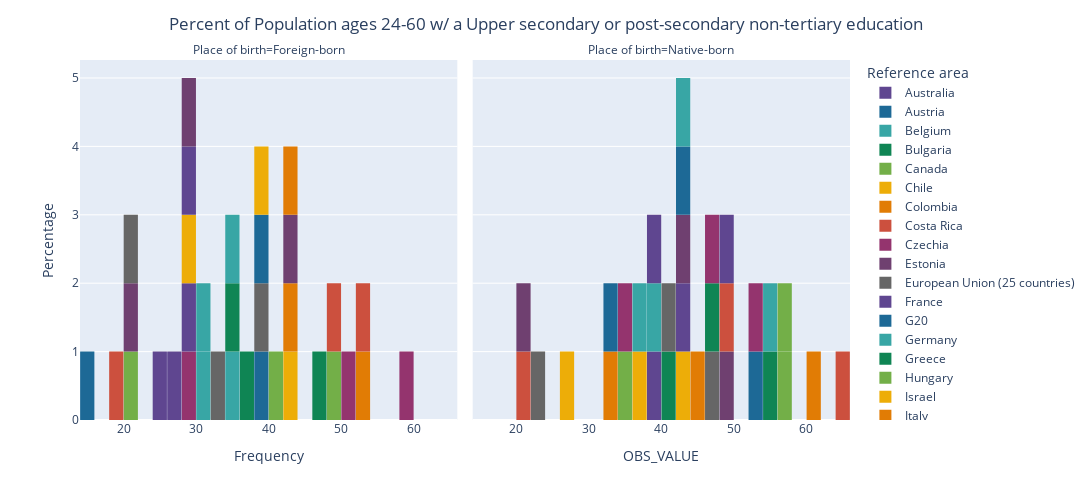

The code cell stored with this chart in its notebook:
### Code cell
fig = px.histogram(DF_S,
                 x='OBS_VALUE',
                 nbins=30,
                 facet_col= 'Place of birth',
                 facet_col_wrap=2,
                  color='Reference area',
                  color_discrete_sequence=px.colors.qualitative.Prism)

fig.update_layout(bargap=0.02,
                  title='Percent of Population ages 24-60 w/ a Upper secondary or post-secondary non-tertiary education',
                  title_x=0.5,
                  xaxis_title="Frequency",
                  yaxis_title="Percentage",
                  autosize=False,
                  width=1200,
                  height=500)

fig.show()

### Figure 1 — Plotly figure (JSON) as saved in the notebook; plotly's stock layout.template omitted (floating-point values rounded to 4 significant figures)
{"data": [{"alignmentgroup": "True", "bingroup": "x", "hovertemplate": "Reference area=Australia<br>Place of birth=Foreign-born<br>OBS_VALUE=%{x}<br>count=%{y}<extra></extra>", "legendgroup": "Australia", "marker": {"color": "rgb(95, 70, 144)", "pattern": {"shape": ""}}, "name": "Australia", "nbinsx": 30, "offsetgroup": "Australia", "orientation": "v", "showlegend": true, "type": "histogram", "x": [24.16], "xaxis": "x", "yaxis": "y"}, {"alignmentgroup": "True", "bingroup": "x", "hovertemplate": "Reference area=Australia<br>Place of birth=Native-born<br>OBS_VALUE=%{x}<br>count=%{y}<extra></extra>", "legendgroup": "Australia", "marker": {"color": "rgb(95, 70, 144)", "pattern": {"shape": ""}}, "name": "Australia", "nbinsx": 30, "offsetgroup": "Australia", "orientation": "v", "showlegend": false, "type": "histogram", "x": [38.77], "xaxis": "x2", "yaxis": "y2"}, {"alignmentgroup": "True", "bingroup": "x", "hovertemplate": "Reference area=Austria<br>Place of birth=Foreign-born<br>OBS_VALUE=%{x}<br>count=%{y}<extra></extra>", "legendgroup": "Austria", "marker": {"color": "rgb(29, 105, 150)", "pattern": {"shape": ""}}, "name": "Austria", "nbinsx": 30, "offsetgroup": "Austria", "orientation": "v", "showlegend": true, "type": "histogram", "x": [39.64], "xaxis": "x", "yaxis": "y"}, {"alignmentgroup": "True", "bingroup": "x", "hovertemplate": "Reference area=Austria<br>Place of birth=Native-born<br>OBS_VALUE=%{x}<br>count=%{y}<extra></extra>", "legendgroup": "Austria", "marker": {"color": "rgb(29, 105, 150)", "pattern": {"shape": ""}}, "name": "Austria", "nbinsx": 30, "offsetgroup": "Austria", "orientation": "v", "showlegend": false, "type": "histogram", "x": [53.13], "xaxis": "x2", "yaxis": "y2"}, {"alignmentgroup": "True", "bingroup": "x", "hovertemplate": "Reference area=Belgium<br>Place of birth=Foreign-born<br>OBS_VALUE=%{x}<br>count=%{y}<extra></extra>", "legendgroup": "Belgium", "marker": {"color": "rgb(56, 166, 165)", "pattern": {"shape": ""}}, "name": "Belgium", "nbinsx": 30, "offsetgroup": "Belgium", "orientation": "v", "showlegend": true, "type": "histogram", "x": [30.66], "xaxis": "x", "yaxis": "y"}, {"alignmentgroup": "True", "bingroup": "x", "hovertemplate": "Reference area=Belgium<br>Place of birth=Native-born<br>OBS_VALUE=%{x}<br>count=%{y}<extra></extra>", "legendgroup": "Belgium", "marker": {"color": "rgb(56, 166, 165)", "pattern": {"shape": ""}}, "name": "Belgium", "nbinsx": 30, "offsetgroup": "Belgium", "orientation": "v", "showlegend": false, "type": "histogram", "x": [39.4], "xaxis": "x2", "yaxis": "y2"}, {"alignmentgroup": "True", "bingroup": "x", "hovertemplate": "Reference area=Bulgaria<br>Place of birth=Foreign-born<br>OBS_VALUE=%{x}<br>count=%{y}<extra></extra>", "legendgroup": "Bulgaria", "marker": {"color": "rgb(15, 133, 84)", "pattern": {"shape": ""}}, "name": "Bulgaria", "nbinsx": 30, "offsetgroup": "Bulgaria", "orientation": "v", "showlegend": true, "type": "histogram", "x": [37.58], "xaxis": "x", "yaxis": "y"}, {"alignmentgroup": "True", "bingroup": "x", "hovertemplate": "Reference area=Bulgaria<br>Place of birth=Native-born<br>OBS_VALUE=%{x}<br>count=%{y}<extra></extra>", "legendgroup": "Bulgaria", "marker": {"color": "rgb(15, 133, 84)", "pattern": {"shape": ""}}, "name": "Bulgaria", "nbinsx": 30, "offsetgroup": "Bulgaria", "orientation": "v", "showlegend": false, "type": "histogram", "x": [54.8], "xaxis": "x2", "yaxis": "y2"}, {"alignmentgroup": "True", "bingroup": "x", "hovertemplate": "Reference area=Canada<br>Place of birth=Foreign-born<br>OBS_VALUE=%{x}<br>count=%{y}<extra></extra>", "legendgroup": "Canada", "marker": {"color": "rgb(115, 175, 72)", "pattern": {"shape": ""}}, "name": "Canada", "nbinsx": 30, "offsetgroup": "Canada", "orientation": "v", "showlegend": true, "type": "histogram", "x": [20.97], "xaxis": "x", "yaxis": "y"}, {"alignmentgroup": "True", "bingroup": "x", "hovertemplate": "Reference area=Canada<br>Place of birth=Native-born<br>OBS_VALUE=%{x}<br>count=%{y}<extra></extra>", "legendgroup": "Canada", "marker": {"color": "rgb(115, 175, 72)", "pattern": {"shape": ""}}, "name": "Canada", "nbinsx": 30, "offsetgroup": "Canada", "orientation": "v", "showlegend": false, "type": "histogram", "x": [34.38], "xaxis": "x2", "yaxis": "y2"}, {"alignmentgroup": "True", "bingroup": "x", "hovertemplate": "Reference area=Chile<br>Place of birth=Foreign-born<br>OBS_VALUE=%{x}<br>count=%{y}<extra></extra>", "legendgroup": "Chile", "marker": {"color": "rgb(237, 173, 8)", "pattern": {"shape": ""}}, "name": "Chile", "nbinsx": 30, "offsetgroup": "Chile", "orientation": "v", "showlegend": true, "type": "histogram", "x": [42.63], "xaxis": "x", "yaxis": "y"}, {"alignmentgroup": "True", "bingroup": "x", "hovertemplate": "Reference area=Chile<br>Place of birth=Native-born<br>OBS_VALUE=%{x}<br>count=%{y}<extra></extra>", "legendgroup": "Chile", "marker": {"color": "rgb(237, 173, 8)", "pattern": {"shape": ""}}, "name": "Chile", "nbinsx": 30, "offsetgroup": "Chile", "orientation": "v", "showlegend": false, "type": "histogram", "x": [42.03], "xaxis": "x2", "yaxis": "y2"}, {"alignmentgroup": "True", "bingroup": "x", "hovertemplate": "Reference area=Colombia<br>Place of birth=Foreign-born<br>OBS_VALUE=%{x}<br>count=%{y}<extra></extra>", "legendgroup": "Colombia", "marker": {"color": "rgb(225, 124, 5)", "pattern": {"shape": ""}}, "name": "Colombia", "nbinsx": 30, "offsetgroup": "Colombia", "orientation": "v", "showlegend": true, "type": "histogram", "x": [42.85], "xaxis": "x", "yaxis": "y"}, {"alignmentgroup": "True", "bingroup": "x", "hovertemplate": "Reference area=Colombia<br>Place of birth=Native-born<br>OBS_VALUE=%{x}<br>count=%{y}<extra></extra>", "legendgroup": "Colombia", "marker": {"color": "rgb(225, 124, 5)", "pattern": {"shape": ""}}, "name": "Colombia", "nbinsx": 30, "offsetgroup": "Colombia", "orientation": "v", "showlegend": false, "type": "histogram", "x": [33.87], "xaxis": "x2", "yaxis": "y2"}, {"alignmentgroup": "True", "bingroup": "x", "hovertemplate": "Reference area=Costa Rica<br>Place of birth=Foreign-born<br>OBS_VALUE=%{x}<br>count=%{y}<extra></extra>", "legendgroup": "Costa Rica", "marker": {"color": "rgb(204, 80, 62)", "pattern": {"shape": ""}}, "name": "Costa Rica", "nbinsx": 30, "offsetgroup": "Costa Rica", "orientation": "v", "showlegend": true, "type": "histogram", "x": [19.73], "xaxis": "x", "yaxis": "y"}, {"alignmentgroup": "True", "bingroup": "x", "hovertemplate": "Reference area=Costa Rica<br>Place of birth=Native-born<br>OBS_VALUE=%{x}<br>count=%{y}<extra></extra>", "legendgroup": "Costa Rica", "marker": {"color": "rgb(204, 80, 62)", "pattern": {"shape": ""}}, "name": "Costa Rica", "nbinsx": 30, "offsetgroup": "Costa Rica", "orientation": "v", "showlegend": false, "type": "histogram", "x": [20.26], "xaxis": "x2", "yaxis": "y2"}, {"alignmentgroup": "True", "bingroup": "x", "hovertemplate": "Reference area=Czechia<br>Place of birth=Foreign-born<br>OBS_VALUE=%{x}<br>count=%{y}<extra></extra>", "legendgroup": "Czechia", "marker": {"color": "rgb(148, 52, 110)", "pattern": {"shape": ""}}, "name": "Czechia", "nbinsx": 30, "offsetgroup": "Czechia", "orientation": "v", "showlegend": true, "type": "histogram", "x": [28.75], "xaxis": "x", "yaxis": "y"}, {"alignmentgroup": "True", "bingroup": "x", "hovertemplate": "Reference area=Czechia<br>Place of birth=Native-born<br>OBS_VALUE=%{x}<br>count=%{y}<extra></extra>", "legendgroup": "Czechia", "marker": {"color": "rgb(148, 52, 110)", "pattern": {"shape": ""}}, "name": "Czechia", "nbinsx": 30, "offsetgroup": "Czechia", "orientation": "v", "showlegend": false, "type": "histogram", "x": [35.48], "xaxis": "x2", "yaxis": "y2"}, {"alignmentgroup": "True", "bingroup": "x", "hovertemplate": "Reference area=Estonia<br>Place of birth=Foreign-born<br>OBS_VALUE=%{x}<br>count=%{y}<extra></extra>", "legendgroup": "Estonia", "marker": {"color": "rgb(111, 64, 112)", "pattern": {"shape": ""}}, "name": "Estonia", "nbinsx": 30, "offsetgroup": "Estonia", "orientation": "v", "showlegend": true, "type": "histogram", "x": [43.77], "xaxis": "x", "yaxis": "y"}, {"alignmentgroup": "True", "bingroup": "x", "hovertemplate": "Reference area=Estonia<br>Place of birth=Native-born<br>OBS_VALUE=%{x}<br>count=%{y}<extra></extra>", "legendgroup": "Estonia", "marker": {"color": "rgb(111, 64, 112)", "pattern": {"shape": ""}}, "name": "Estonia", "nbinsx": 30, "offsetgroup": "Estonia", "orientation": "v", "showlegend": false, "type": "histogram", "x": [48.37], "xaxis": "x2", "yaxis": "y2"}, {"alignmentgroup": "True", "bingroup": "x", "hovertemplate": "Reference area=European Union (25 countries)<br>Place of birth=Foreign-born<br>OBS_VALUE=%{x}<br>count=%{y}<extra></extra>", "legendgroup": "European Union (25 countries)", "marker": {"color": "rgb(102, 102, 102)", "pattern": {"shape": ""}}, "name": "European Union (25 countries)", "nbinsx": 30, "offsetgroup": "European Union (25 countries)", "orientation": "v", "showlegend": true, "type": "histogram", "x": [39.59], "xaxis": "x", "yaxis": "y"}, {"alignmentgroup": "True", "bingroup": "x", "hovertemplate": "Reference area=European Union (25 countries)<br>Place of birth=Native-born<br>OBS_VALUE=%{x}<br>count=%{y}<extra></extra>", "legendgroup": "European Union (25 countries)", "marker": {"color": "rgb(102, 102, 102)", "pattern": {"shape": ""}}, "name": "European Union (25 countries)", "nbinsx": 30, "offsetgroup": "European Union (25 countries)", "orientation": "v", "showlegend": false, "type": "histogram", "x": [46.89], "xaxis": "x2", "yaxis": "y2"}, {"alignmentgroup": "True", "bingroup": "x", "hovertemplate": "Reference area=France<br>Place of birth=Foreign-born<br>OBS_VALUE=%{x}<br>count=%{y}<extra></extra>", "legendgroup": "France", "marker": {"color": "rgb(95, 70, 144)", "pattern": {"shape": ""}}, "name": "France", "nbinsx": 30, "offsetgroup": "France", "orientation": "v", "showlegend": true, "type": "histogram", "x": [28.79], "xaxis": "x", "yaxis": "y"}, {"alignmentgroup": "True", "bingroup": "x", "hovertemplate": "Reference area=France<br>Place of birth=Native-born<br>OBS_VALUE=%{x}<br>count=%{y}<extra></extra>", "legendgroup": "France", "marker": {"color": "rgb(95, 70, 144)", "pattern": {"shape": ""}}, "name": "France", "nbinsx": 30, "offsetgroup": "France", "orientation": "v", "showlegend": false, "type": "histogram", "x": [43.53], "xaxis": "x2", "yaxis": "y2"}, {"alignmentgroup": "True", "bingroup": "x", "hovertemplate": "Reference area=G20<br>Place of birth=Foreign-born<br>OBS_VALUE=%{x}<br>count=%{y}<extra></extra>", "legendgroup": "G20", "marker": {"color": "rgb(29, 105, 150)", "pattern": {"shape": ""}}, "name": "G20", "nbinsx": 30, "offsetgroup": "G20", "orientation": "v", "showlegend": true, "type": "histogram", "x": [null], "xaxis": "x", "yaxis": "y"}, {"alignmentgroup": "True", "bingroup": "x", "hovertemplate": "Reference area=G20<br>Place of birth=Native-born<br>OBS_VALUE=%{x}<br>count=%{y}<extra></extra>", "legendgroup": "G20", "marker": {"color": "rgb(29, 105, 150)", "pattern": {"shape": ""}}, "name": "G20", "nbinsx": 30, "offsetgroup": "G20", "orientation": "v", "showlegend": false, "type": "histogram", "x": [null], "xaxis": "x2", "yaxis": "y2"}, {"alignmentgroup": "True", "bingroup": "x", "hovertemplate": "Reference area=Germany<br>Place of birth=Foreign-born<br>OBS_VALUE=%{x}<br>count=%{y}<extra></extra>", "legendgroup": "Germany", "marker": {"color": "rgb(56, 166, 165)", "pattern": {"shape": ""}}, "name": "Germany", "nbinsx": 30, "offsetgroup": "Germany", "orientation": "v", "showlegend": true, "type": "histogram", "x": [34.98], "xaxis": "x", "yaxis": "y"}, {"alignmentgroup": "True", "bingroup": "x", "hovertemplate": "Reference area=Germany<br>Place of birth=Native-born<br>OBS_VALUE=%{x}<br>count=%{y}<extra></extra>", "legendgroup": "Germany", "marker": {"color": "rgb(56, 166, 165)", "pattern": {"shape": ""}}, "name": "Germany", "nbinsx": 30, "offsetgroup": "Germany", "orientation": "v", "showlegend": false, "type": "histogram", "x": [54.76], "xaxis": "x2", "yaxis": "y2"}, {"alignmentgroup": "True", "bingroup": "x", "hovertemplate": "Reference area=Greece<br>Place of birth=Foreign-born<br>OBS_VALUE=%{x}<br>count=%{y}<extra></extra>", "legendgroup": "Greece", "marker": {"color": "rgb(15, 133, 84)", "pattern": {"shape": ""}}, "name": "Greece", "nbinsx": 30, "offsetgroup": "Greece", "orientation": "v", "showlegend": true, "type": "histogram", "x": [47.87], "xaxis": "x", "yaxis": "y"}, {"alignmentgroup": "True", "bingroup": "x", "hovertemplate": "Reference area=Greece<br>Place of birth=Native-born<br>OBS_VALUE=%{x}<br>count=%{y}<extra></extra>", "legendgroup": "Greece", "marker": {"color": "rgb(15, 133, 84)", "pattern": {"shape": ""}}, "name": "Greece", "nbinsx": 30, "offsetgroup": "Greece", "orientation": "v", "showlegend": false, "type": "histogram", "x": [46.31], "xaxis": "x2", "yaxis": "y2"}, {"alignmentgroup": "True", "bingroup": "x", "hovertemplate": "Reference area=Hungary<br>Place of birth=Foreign-born<br>OBS_VALUE=%{x}<br>count=%{y}<extra></extra>", "legendgroup": "Hungary", "marker": {"color": "rgb(115, 175, 72)", "pattern": {"shape": ""}}, "name": "Hungary", "nbinsx": 30, "offsetgroup": "Hungary", "orientation": "v", "showlegend": true, "type": "histogram", "x": [48.99], "xaxis": "x", "yaxis": "y"}, {"alignmentgroup": "True", "bingroup": "x", "hovertemplate": "Reference area=Hungary<br>Place of birth=Native-born<br>OBS_VALUE=%{x}<br>count=%{y}<extra></extra>", "legendgroup": "Hungary", "marker": {"color": "rgb(115, 175, 72)", "pattern": {"shape": ""}}, "name": "Hungary", "nbinsx": 30, "offsetgroup": "Hungary", "orientation": "v", "showlegend": false, "type": "histogram", "x": [57.84], "xaxis": "x2", "yaxis": "y2"}, {"alignmentgroup": "True", "bingroup": "x", "hovertemplate": "Reference area=Israel<br>Place of birth=Foreign-born<br>OBS_VALUE=%{x}<br>count=%{y}<extra></extra>", "legendgroup": "Israel", "marker": {"color": "rgb(237, 173, 8)", "pattern": {"shape": ""}}, "name": "Israel", "nbinsx": 30, "offsetgroup": "Israel", "orientation": "v", "showlegend": true, "type": "histogram", "x": [29.94], "xaxis": "x", "yaxis": "y"}, {"alignmentgroup": "True", "bingroup": "x", "hovertemplate": "Reference area=Israel<br>Place of birth=Native-born<br>OBS_VALUE=%{x}<br>count=%{y}<extra></extra>", "legendgroup": "Israel", "marker": {"color": "rgb(237, 173, 8)", "pattern": {"shape": ""}}, "name": "Israel", "nbinsx": 30, "offsetgroup": "Israel", "orientation": "v", "showlegend": false, "type": "histogram", "x": [37.17], "xaxis": "x2", "yaxis": "y2"}, {"alignmentgroup": "True", "bingroup": "x", "hovertemplate": "Reference area=Italy<br>Place of birth=Foreign-born<br>OBS_VALUE=%{x}<br>count=%{y}<extra></extra>", "legendgroup": "Italy", "marker": {"color": "rgb(225, 124, 5)", "pattern": {"shape": ""}}, "name": "Italy", "nbinsx": 30, "offsetgroup": "Italy", "orientation": "v", "showlegend": true, "type": "histogram", "x": [42.59], "xaxis": "x", "yaxis": "y"}, {"alignmentgroup": "True", "bingroup": "x", "hovertemplate": "Reference area=Italy<br>Place of birth=Native-born<br>OBS_VALUE=%{x}<br>count=%{y}<extra></extra>", "legendgroup": "Italy", "marker": {"color": "rgb(225, 124, 5)", "pattern": {"shape": ""}}, "name": "Italy", "nbinsx": 30, "offsetgroup": "Italy", "orientation": "v", "showlegend": false, "type": "histogram", "x": [44.14], "xaxis": "x2", "yaxis": "y2"}, {"alignmentgroup": "True", "bingroup": "x", "hovertemplate": "Reference area=Latvia<br>Place of birth=Foreign-born<br>OBS_VALUE=%{x}<br>count=%{y}<extra></extra>", "legendgroup": "Latvia", "marker": {"color": "rgb(204, 80, 62)", "pattern": {"shape": ""}}, "name": "Latvia", "nbinsx": 30, "offsetgroup": "Latvia", "orientation": "v", "showlegend": true, "type": "histogram", "x": [49.98], "xaxis": "x", "yaxis": "y"}, {"alignmentgroup": "True", "bingroup": "x", "hovertemplate": "Reference area=Latvia<br>Place of birth=Native-born<br>OBS_VALUE=%{x}<br>count=%{y}<extra></extra>", "legendgroup": "Latvia", "marker": {"color": "rgb(204, 80, 62)", "pattern": {"shape": ""}}, "name": "Latvia", "nbinsx": 30, "offsetgroup": "Latvia", "orientation": "v", "showlegend": false, "type": "histogram", "x": [49.67], "xaxis": "x2", "yaxis": "y2"}, {"alignmentgroup": "True", "bingroup": "x", "hovertemplate": "Reference area=Lithuania<br>Place of birth=Foreign-born<br>OBS_VALUE=%{x}<br>count=%{y}<extra></extra>", "legendgroup": "Lithuania", "marker": {"color": "rgb(148, 52, 110)", "pattern": {"shape": ""}}, "name": "Lithuania", "nbinsx": 30, "offsetgroup": "Lithuania", "orientation": "v", "showlegend": true, "type": "histogram", "x": [50.44], "xaxis": "x", "yaxis": "y"}, {"alignmentgroup": "True", "bingroup": "x", "hovertemplate": "Reference area=Lithuania<br>Place of birth=Native-born<br>OBS_VALUE=%{x}<br>count=%{y}<extra></extra>", "legendgroup": "Lithuania", "marker": {"color": "rgb(148, 52, 110)", "pattern": {"shape": ""}}, "name": "Lithuania", "nbinsx": 30, "offsetgroup": "Lithuania", "orientation": "v", "showlegend": false, "type": "histogram", "x": [46.34], "xaxis": "x2", "yaxis": "y2"}, {"alignmentgroup": "True", "bingroup": "x", "hovertemplate": "Reference area=Luxembourg<br>Place of birth=Foreign-born<br>OBS_VALUE=%{x}<br>count=%{y}<extra></extra>", "legendgroup": "Luxembourg", "marker": {"color": "rgb(111, 64, 112)", "pattern": {"shape": ""}}, "name": "Luxembourg", "nbinsx": 30, "offsetgroup": "Luxembourg", "orientation": "v", "showlegend": true, "type": "histogram", "x": [21.12], "xaxis": "x", "yaxis": "y"}, {"alignmentgroup": "True", "bingroup": "x", "hovertemplate": "Reference area=Luxembourg<br>Place of birth=Native-born<br>OBS_VALUE=%{x}<br>count=%{y}<extra></extra>", "legendgroup": "Luxembourg", "marker": {"color": "rgb(111, 64, 112)", "pattern": {"shape": ""}}, "name": "Luxembourg", "nbinsx": 30, "offsetgroup": "Luxembourg", "orientation": "v", "showlegend": false, "type": "histogram", "x": [43.25], "xaxis": "x2", "yaxis": "y2"}, {"alignmentgroup": "True", "bingroup": "x", "hovertemplate": "Reference area=Mexico<br>Place of birth=Foreign-born<br>OBS_VALUE=%{x}<br>count=%{y}<extra></extra>", "legendgroup": "Mexico", "marker": {"color": "rgb(102, 102, 102)", "pattern": {"shape": ""}}, "name": "Mexico", "nbinsx": 30, "offsetgroup": "Mexico", "orientation": "v", "showlegend": true, "type": "histogram", "x": [32.67], "xaxis": "x", "yaxis": "y"}, {"alignmentgroup": "True", "bingroup": "x", "hovertemplate": "Reference area=Mexico<br>Place of birth=Native-born<br>OBS_VALUE=%{x}<br>count=%{y}<extra></extra>", "legendgroup": "Mexico", "marker": {"color": "rgb(102, 102, 102)", "pattern": {"shape": ""}}, "name": "Mexico", "nbinsx": 30, "offsetgroup": "Mexico", "orientation": "v", "showlegend": false, "type": "histogram", "x": [23.43], "xaxis": "x2", "yaxis": "y2"}, {"alignmentgroup": "True", "bingroup": "x", "hovertemplate": "Reference area=Netherlands<br>Place of birth=Foreign-born<br>OBS_VALUE=%{x}<br>count=%{y}<extra></extra>", "legendgroup": "Netherlands", "marker": {"color": "rgb(95, 70, 144)", "pattern": {"shape": ""}}, "name": "Netherlands", "nbinsx": 30, "offsetgroup": "Netherlands", "orientation": "v", "showlegend": true, "type": "histogram", "x": [28.99], "xaxis": "x", "yaxis": "y"}, {"alignmentgroup": "True", "bingroup": "x", "hovertemplate": "Reference area=Netherlands<br>Place of birth=Native-born<br>OBS_VALUE=%{x}<br>count=%{y}<extra></extra>", "legendgroup": "Netherlands", "marker": {"color": "rgb(95, 70, 144)", "pattern": {"shape": ""}}, "name": "Netherlands", "nbinsx": 30, "offsetgroup": "Netherlands", "orientation": "v", "showlegend": false, "type": "histogram", "x": [39.95], "xaxis": "x2", "yaxis": "y2"}, {"alignmentgroup": "True", "bingroup": "x", "hovertemplate": "Reference area=New Zealand<br>Place of birth=Foreign-born<br>OBS_VALUE=%{x}<br>count=%{y}<extra></extra>", "legendgroup": "New Zealand", "marker": {"color": "rgb(29, 105, 150)", "pattern": {"shape": ""}}, "name": "New Zealand", "nbinsx": 30, "offsetgroup": "New Zealand", "orientation": "v", "showlegend": true, "type": "histogram", "x": [39.57], "xaxis": "x", "yaxis": "y"}, {"alignmentgroup": "True", "bingroup": "x", "hovertemplate": "Reference area=New Zealand<br>Place of birth=Native-born<br>OBS_VALUE=%{x}<br>count=%{y}<extra></extra>", "legendgroup": "New Zealand", "marker": {"color": "rgb(29, 105, 150)", "pattern": {"shape": ""}}, "name": "New Zealand", "nbinsx": 30, "offsetgroup": "New Zealand", "orientation": "v", "showlegend": false, "type": "histogram", "x": [42.07], "xaxis": "x2", "yaxis": "y2"}, {"alignmentgroup": "True", "bingroup": "x", "hovertemplate": "Reference area=Norway<br>Place of birth=Foreign-born<br>OBS_VALUE=%{x}<br>count=%{y}<extra></extra>", "legendgroup": "Norway", "marker": {"color": "rgb(56, 166, 165)", "pattern": {"shape": ""}}, "name": "Norway", "nbinsx": 30, "offsetgroup": "Norway", "orientation": "v", "showlegend": true, "type": "histogram", "x": [30.09], "xaxis": "x", "yaxis": "y"}, {"alignmentgroup": "True", "bingroup": "x", "hovertemplate": "Reference area=Norway<br>Place of birth=Native-born<br>OBS_VALUE=%{x}<br>count=%{y}<extra></extra>", "legendgroup": "Norway", "marker": {"color": "rgb(56, 166, 165)", "pattern": {"shape": ""}}, "name": "Norway", "nbinsx": 30, "offsetgroup": "Norway", "orientation": "v", "showlegend": false, "type": "histogram", "x": [36.28], "xaxis": "x2", "yaxis": "y2"}, {"alignmentgroup": "True", "bingroup": "x", "hovertemplate": "Reference area=OECD<br>Place of birth=Foreign-born<br>OBS_VALUE=%{x}<br>count=%{y}<extra></extra>", "legendgroup": "OECD", "marker": {"color": "rgb(15, 133, 84)", "pattern": {"shape": ""}}, "name": "OECD", "nbinsx": 30, "offsetgroup": "OECD", "orientation": "v", "showlegend": true, "type": "histogram", "x": [35.21], "xaxis": "x", "yaxis": "y"}, {"alignmentgroup": "True", "bingroup": "x", "hovertemplate": "Reference area=OECD<br>Place of birth=Native-born<br>OBS_VALUE=%{x}<br>count=%{y}<extra></extra>", "legendgroup": "OECD", "marker": {"color": "rgb(15, 133, 84)", "pattern": {"shape": ""}}, "name": "OECD", "nbinsx": 30, "offsetgroup": "OECD", "orientation": "v", "showlegend": false, "type": "histogram", "x": [41.98], "xaxis": "x2", "yaxis": "y2"}, {"alignmentgroup": "True", "bingroup": "x", "hovertemplate": "Reference area=Poland<br>Place of birth=Foreign-born<br>OBS_VALUE=%{x}<br>count=%{y}<extra></extra>", "legendgroup": "Poland", "marker": {"color": "rgb(115, 175, 72)", "pattern": {"shape": ""}}, "name": "Poland", "nbinsx": 30, "offsetgroup": "Poland", "orientation": "v", "showlegend": true, "type": "histogram", "x": [41.49], "xaxis": "x", "yaxis": "y"}, {"alignmentgroup": "True", "bingroup": "x", "hovertemplate": "Reference area=Poland<br>Place of birth=Native-born<br>OBS_VALUE=%{x}<br>count=%{y}<extra></extra>", "legendgroup": "Poland", "marker": {"color": "rgb(115, 175, 72)", "pattern": {"shape": ""}}, "name": "Poland", "nbinsx": 30, "offsetgroup": "Poland", "orientation": "v", "showlegend": false, "type": "histogram", "x": [56.64], "xaxis": "x2", "yaxis": "y2"}, {"alignmentgroup": "True", "bingroup": "x", "hovertemplate": "Reference area=Portugal<br>Place of birth=Foreign-born<br>OBS_VALUE=%{x}<br>count=%{y}<extra></extra>", "legendgroup": "Portugal", "marker": {"color": "rgb(237, 173, 8)", "pattern": {"shape": ""}}, "name": "Portugal", "nbinsx": 30, "offsetgroup": "Portugal", "orientation": "v", "showlegend": true, "type": "histogram", "x": [39.39], "xaxis": "x", "yaxis": "y"}, {"alignmentgroup": "True", "bingroup": "x", "hovertemplate": "Reference area=Portugal<br>Place of birth=Native-born<br>OBS_VALUE=%{x}<br>count=%{y}<extra></extra>", "legendgroup": "Portugal", "marker": {"color": "rgb(237, 173, 8)", "pattern": {"shape": ""}}, "name": "Portugal", "nbinsx": 30, "offsetgroup": "Portugal", "orientation": "v", "showlegend": false, "type": "histogram", "x": [27.89], "xaxis": "x2", "yaxis": "y2"}, {"alignmentgroup": "True", "bingroup": "x", "hovertemplate": "Reference area=Romania<br>Place of birth=Foreign-born<br>OBS_VALUE=%{x}<br>count=%{y}<extra></extra>", "legendgroup": "Romania", "marker": {"color": "rgb(225, 124, 5)", "pattern": {"shape": ""}}, "name": "Romania", "nbinsx": 30, "offsetgroup": "Romania", "orientation": "v", "showlegend": true, "type": "histogram", "x": [52.88], "xaxis": "x", "yaxis": "y"}, {"alignmentgroup": "True", "bingroup": "x", "hovertemplate": "Reference area=Romania<br>Place of birth=Native-born<br>OBS_VALUE=%{x}<br>count=%{y}<extra></extra>", "legendgroup": "Romania", "marker": {"color": "rgb(225, 124, 5)", "pattern": {"shape": ""}}, "name": "Romania", "nbinsx": 30, "offsetgroup": "Romania", "orientation": "v", "showlegend": false, "type": "histogram", "x": [61.8], "xaxis": "x2", "yaxis": "y2"}, {"alignmentgroup": "True", "bingroup": "x", "hovertemplate": "Reference area=Slovak Republic<br>Place of birth=Foreign-born<br>OBS_VALUE=%{x}<br>count=%{y}<extra></extra>", "legendgroup": "Slovak Republic", "marker": {"color": "rgb(204, 80, 62)", "pattern": {"shape": ""}}, "name": "Slovak Republic", "nbinsx": 30, "offsetgroup": "Slovak Republic", "orientation": "v", "showlegend": true, "type": "histogram", "x": [53.96], "xaxis": "x", "yaxis": "y"}, {"alignmentgroup": "True", "bingroup": "x", "hovertemplate": "Reference area=Slovak Republic<br>Place of birth=Native-born<br>OBS_VALUE=%{x}<br>count=%{y}<extra></extra>", "legendgroup": "Slovak Republic", "marker": {"color": "rgb(204, 80, 62)", "pattern": {"shape": ""}}, "name": "Slovak Republic", "nbinsx": 30, "offsetgroup": "Slovak Republic", "orientation": "v", "showlegend": false, "type": "histogram", "x": [64.95], "xaxis": "x2", "yaxis": "y2"}, {"alignmentgroup": "True", "bingroup": "x", "hovertemplate": "Reference area=Slovenia<br>Place of birth=Foreign-born<br>OBS_VALUE=%{x}<br>count=%{y}<extra></extra>", "legendgroup": "Slovenia", "marker": {"color": "rgb(148, 52, 110)", "pattern": {"shape": ""}}, "name": "Slovenia", "nbinsx": 30, "offsetgroup": "Slovenia", "orientation": "v", "showlegend": true, "type": "histogram", "x": [59.49], "xaxis": "x", "yaxis": "y"}, {"alignmentgroup": "True", "bingroup": "x", "hovertemplate": "Reference area=Slovenia<br>Place of birth=Native-born<br>OBS_VALUE=%{x}<br>count=%{y}<extra></extra>", "legendgroup": "Slovenia", "marker": {"color": "rgb(148, 52, 110)", "pattern": {"shape": ""}}, "name": "Slovenia", "nbinsx": 30, "offsetgroup": "Slovenia", "orientation": "v", "showlegend": false, "type": "histogram", "x": [53.81], "xaxis": "x2", "yaxis": "y2"}, {"alignmentgroup": "True", "bingroup": "x", "hovertemplate": "Reference area=Spain<br>Place of birth=Foreign-born<br>OBS_VALUE=%{x}<br>count=%{y}<extra></extra>", "legendgroup": "Spain", "marker": {"color": "rgb(111, 64, 112)", "pattern": {"shape": ""}}, "name": "Spain", "nbinsx": 30, "offsetgroup": "Spain", "orientation": "v", "showlegend": true, "type": "histogram", "x": [28.55], "xaxis": "x", "yaxis": "y"}, {"alignmentgroup": "True", "bingroup": "x", "hovertemplate": "Reference area=Spain<br>Place of birth=Native-born<br>OBS_VALUE=%{x}<br>count=%{y}<extra></extra>", "legendgroup": "Spain", "marker": {"color": "rgb(111, 64, 112)", "pattern": {"shape": ""}}, "name": "Spain", "nbinsx": 30, "offsetgroup": "Spain", "orientation": "v", "showlegend": false, "type": "histogram", "x": [21.04], "xaxis": "x2", "yaxis": "y2"}, {"alignmentgroup": "True", "bingroup": "x", "hovertemplate": "Reference area=Sweden<br>Place of birth=Foreign-born<br>OBS_VALUE=%{x}<br>count=%{y}<extra></extra>", "legendgroup": "Sweden", "marker": {"color": "rgb(102, 102, 102)", "pattern": {"shape": ""}}, "name": "Sweden", "nbinsx": 30, "offsetgroup": "Sweden", "orientation": "v", "showlegend": true, "type": "histogram", "x": [21.54], "xaxis": "x", "yaxis": "y"}, {"alignmentgroup": "True", "bingroup": "x", "hovertemplate": "Reference area=Sweden<br>Place of birth=Native-born<br>OBS_VALUE=%{x}<br>count=%{y}<extra></extra>", "legendgroup": "Sweden", "marker": {"color": "rgb(102, 102, 102)", "pattern": {"shape": ""}}, "name": "Sweden", "nbinsx": 30, "offsetgroup": "Sweden", "orientation": "v", "showlegend": false, "type": "histogram", "x": [41.66], "xaxis": "x2", "yaxis": "y2"}, {"alignmentgroup": "True", "bingroup": "x", "hovertemplate": "Reference area=Switzerland<br>Place of birth=Foreign-born<br>OBS_VALUE=%{x}<br>count=%{y}<extra></extra>", "legendgroup": "Switzerland", "marker": {"color": "rgb(95, 70, 144)", "pattern": {"shape": ""}}, "name": "Switzerland", "nbinsx": 30, "offsetgroup": "Switzerland", "orientation": "v", "showlegend": true, "type": "histogram", "x": [26.16], "xaxis": "x", "yaxis": "y"}, {"alignmentgroup": "True", "bingroup": "x", "hovertemplate": "Reference area=Switzerland<br>Place of birth=Native-born<br>OBS_VALUE=%{x}<br>count=%{y}<extra></extra>", "legendgroup": "Switzerland", "marker": {"color": "rgb(95, 70, 144)", "pattern": {"shape": ""}}, "name": "Switzerland", "nbinsx": 30, "offsetgroup": "Switzerland", "orientation": "v", "showlegend": false, "type": "histogram", "x": [48.96], "xaxis": "x2", "yaxis": "y2"}, {"alignmentgroup": "True", "bingroup": "x", "hovertemplate": "Reference area=United Kingdom<br>Place of birth=Foreign-born<br>OBS_VALUE=%{x}<br>count=%{y}<extra></extra>", "legendgroup": "United Kingdom", "marker": {"color": "rgb(29, 105, 150)", "pattern": {"shape": ""}}, "name": "United Kingdom", "nbinsx": 30, "offsetgroup": "United Kingdom", "orientation": "v", "showlegend": true, "type": "histogram", "x": [14.58], "xaxis": "x", "yaxis": "y"}, {"alignmentgroup": "True", "bingroup": "x", "hovertemplate": "Reference area=United Kingdom<br>Place of birth=Native-born<br>OBS_VALUE=%{x}<br>count=%{y}<extra></extra>", "legendgroup": "United Kingdom", "marker": {"color": "rgb(29, 105, 150)", "pattern": {"shape": ""}}, "name": "United Kingdom", "nbinsx": 30, "offsetgroup": "United Kingdom", "orientation": "v", "showlegend": false, "type": "histogram", "x": [33.09], "xaxis": "x2", "yaxis": "y2"}, {"alignmentgroup": "True", "bingroup": "x", "hovertemplate": "Reference area=United States<br>Place of birth=Foreign-born<br>OBS_VALUE=%{x}<br>count=%{y}<extra></extra>", "legendgroup": "United States", "marker": {"color": "rgb(56, 166, 165)", "pattern": {"shape": ""}}, "name": "United States", "nbinsx": 30, "offsetgroup": "United States", "orientation": "v", "showlegend": true, "type": "histogram", "x": [34.68], "xaxis": "x", "yaxis": "y"}, {"alignmentgroup": "True", "bingroup": "x", "hovertemplate": "Reference area=United States<br>Place of birth=Native-born<br>OBS_VALUE=%{x}<br>count=%{y}<extra></extra>", "legendgroup": "United States", "marker": {"color": "rgb(56, 166, 165)", "pattern": {"shape": ""}}, "name": "United States", "nbinsx": 30, "offsetgroup": "United States", "orientation": "v", "showlegend": false, "type": "histogram", "x": [42.98], "xaxis": "x2", "yaxis": "y2"}], "layout": {"annotations": [{"font": {}, "showarrow": false, "text": "Place of birth=Foreign-born", "x": 0.245, "xanchor": "center", "xref": "paper", "y": 1, "yanchor": "bottom", "yref": "paper"}, {"font": {}, "showarrow": false, "text": "Place of birth=Native-born", "x": 0.755, "xanchor": "center", "xref": "paper", "y": 1, "yanchor": "bottom", "yref": "paper"}], "autosize": false, "bargap": 0.02, "barmode": "relative", "height": 500, "legend": {"title": {"text": "Reference area"}, "tracegroupgap": 0}, "margin": {"t": 60}, "title": {"text": "Percent of Population ages 24-60 w/ a Upper secondary or post-secondary non-tertiary education", "x": 0.5}, "width": 1200, "xaxis": {"anchor": "y", "autorange": true, "domain": [0, 0.49], "range": [14, 66], "title": {"text": "Frequency"}, "type": "linear"}, "xaxis2": {"anchor": "y2", "autorange": true, "domain": [0.51, 1], "matches": "x", "range": [14, 66], "title": {"text": "OBS_VALUE"}, "type": "linear"}, "yaxis": {"anchor": "x", "autorange": true, "domain": [0, 1], "range": [0, 5.263], "title": {"text": "Percentage"}}, "yaxis2": {"anchor": "x2", "autorange": true, "domain": [0, 1], "matches": "y", "range": [0, 5.263], "showticklabels": false}}}
